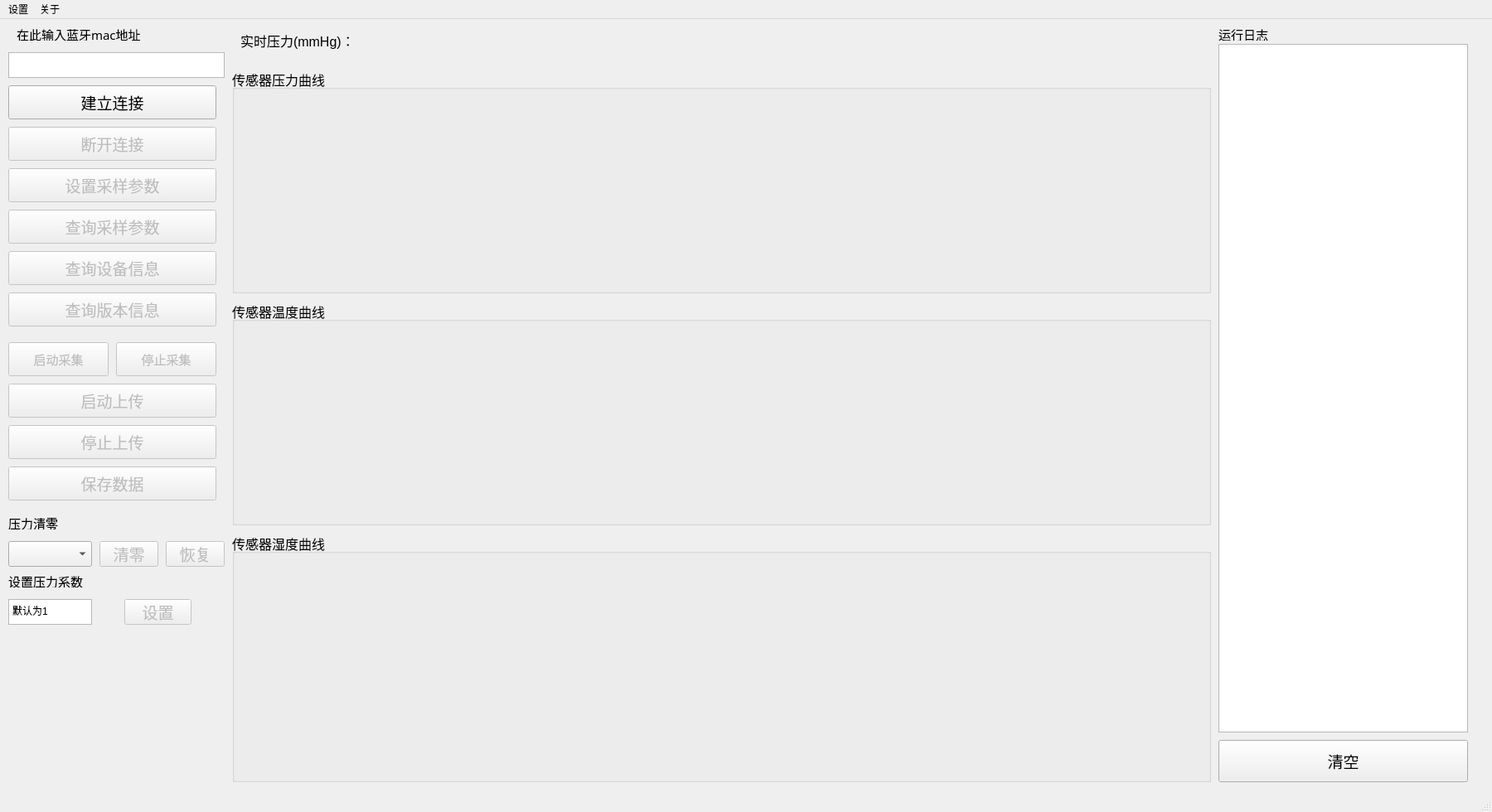
<?xml version="1.0" encoding="UTF-8"?>
<ui version="4.0">
 <class>mainWindow</class>
 <widget class="QMainWindow" name="mainWindow">
  <property name="geometry">
   <rect>
    <x>0</x>
    <y>0</y>
    <width>1800</width>
    <height>980</height>
   </rect>
  </property>
  <property name="minimumSize">
   <size>
    <width>1800</width>
    <height>980</height>
   </size>
  </property>
  <property name="maximumSize">
   <size>
    <width>1800</width>
    <height>980</height>
   </size>
  </property>
  <property name="windowTitle">
   <string>BLE Sensor Acquire Tool</string>
  </property>
  <widget class="QWidget" name="centralwidget">
   <widget class="QLabel" name="label_5">
    <property name="geometry">
     <rect>
      <x>1470</x>
      <y>10</y>
      <width>81</width>
      <height>16</height>
     </rect>
    </property>
    <property name="font">
     <font>
      <family>宋体</family>
      <pointsize>11</pointsize>
     </font>
    </property>
    <property name="text">
     <string>运行日志</string>
    </property>
   </widget>
   <widget class="QPushButton" name="StopTransmitpushButton">
    <property name="enabled">
     <bool>false</bool>
    </property>
    <property name="geometry">
     <rect>
      <x>10</x>
      <y>490</y>
      <width>251</width>
      <height>41</height>
     </rect>
    </property>
    <property name="font">
     <font>
      <pointsize>14</pointsize>
     </font>
    </property>
    <property name="text">
     <string>停止上传</string>
    </property>
   </widget>
   <widget class="QPushButton" name="ConnectBleDevicepushButton">
    <property name="geometry">
     <rect>
      <x>10</x>
      <y>80</y>
      <width>251</width>
      <height>41</height>
     </rect>
    </property>
    <property name="font">
     <font>
      <pointsize>14</pointsize>
     </font>
    </property>
    <property name="text">
     <string>建立连接</string>
    </property>
   </widget>
   <widget class="QPushButton" name="ClearBleDatapushButton">
    <property name="geometry">
     <rect>
      <x>1470</x>
      <y>870</y>
      <width>301</width>
      <height>51</height>
     </rect>
    </property>
    <property name="font">
     <font>
      <pointsize>14</pointsize>
     </font>
    </property>
    <property name="text">
     <string>清空</string>
    </property>
   </widget>
   <widget class="QLabel" name="LivePressureLabel">
    <property name="geometry">
     <rect>
      <x>290</x>
      <y>15</y>
      <width>1141</width>
      <height>21</height>
     </rect>
    </property>
    <property name="font">
     <font>
      <pointsize>12</pointsize>
     </font>
    </property>
    <property name="text">
     <string>实时压力(mmHg)：</string>
    </property>
   </widget>
   <widget class="QPlainTextEdit" name="SetBleMacplainTextEdit">
    <property name="geometry">
     <rect>
      <x>10</x>
      <y>40</y>
      <width>261</width>
      <height>31</height>
     </rect>
    </property>
   </widget>
   <widget class="QLabel" name="label">
    <property name="geometry">
     <rect>
      <x>20</x>
      <y>10</y>
      <width>191</width>
      <height>16</height>
     </rect>
    </property>
    <property name="font">
     <font>
      <family>宋体</family>
      <pointsize>11</pointsize>
     </font>
    </property>
    <property name="text">
     <string>在此输入蓝牙mac地址</string>
    </property>
   </widget>
   <widget class="QPushButton" name="SetPressureRatiopushButton">
    <property name="enabled">
     <bool>false</bool>
    </property>
    <property name="geometry">
     <rect>
      <x>150</x>
      <y>700</y>
      <width>81</width>
      <height>31</height>
     </rect>
    </property>
    <property name="font">
     <font>
      <pointsize>14</pointsize>
     </font>
    </property>
    <property name="text">
     <string>设置</string>
    </property>
   </widget>
   <widget class="QPushButton" name="StopCollectpushButton">
    <property name="enabled">
     <bool>false</bool>
    </property>
    <property name="geometry">
     <rect>
      <x>140</x>
      <y>390</y>
      <width>121</width>
      <height>41</height>
     </rect>
    </property>
    <property name="font">
     <font>
      <pointsize>11</pointsize>
     </font>
    </property>
    <property name="text">
     <string>停止采集</string>
    </property>
   </widget>
   <widget class="QPushButton" name="GetDeviceInfopushButton">
    <property name="enabled">
     <bool>false</bool>
    </property>
    <property name="geometry">
     <rect>
      <x>10</x>
      <y>280</y>
      <width>251</width>
      <height>41</height>
     </rect>
    </property>
    <property name="font">
     <font>
      <pointsize>14</pointsize>
     </font>
    </property>
    <property name="text">
     <string>查询设备信息</string>
    </property>
   </widget>
   <widget class="QPushButton" name="SetCollectConfigpushButton">
    <property name="enabled">
     <bool>false</bool>
    </property>
    <property name="geometry">
     <rect>
      <x>10</x>
      <y>180</y>
      <width>251</width>
      <height>41</height>
     </rect>
    </property>
    <property name="font">
     <font>
      <pointsize>14</pointsize>
     </font>
    </property>
    <property name="text">
     <string>设置采样参数</string>
    </property>
   </widget>
   <widget class="QLabel" name="label_3">
    <property name="geometry">
     <rect>
      <x>10</x>
      <y>600</y>
      <width>121</width>
      <height>16</height>
     </rect>
    </property>
    <property name="font">
     <font>
      <family>宋体</family>
      <pointsize>11</pointsize>
     </font>
    </property>
    <property name="text">
     <string>压力清零</string>
    </property>
   </widget>
   <widget class="QPushButton" name="PressureDefaultpushButton">
    <property name="enabled">
     <bool>false</bool>
    </property>
    <property name="geometry">
     <rect>
      <x>200</x>
      <y>630</y>
      <width>71</width>
      <height>31</height>
     </rect>
    </property>
    <property name="font">
     <font>
      <pointsize>14</pointsize>
     </font>
    </property>
    <property name="text">
     <string>恢复</string>
    </property>
    <property name="checkable">
     <bool>false</bool>
    </property>
   </widget>
   <widget class="QPushButton" name="ClearPressurepushButton">
    <property name="enabled">
     <bool>false</bool>
    </property>
    <property name="geometry">
     <rect>
      <x>120</x>
      <y>630</y>
      <width>71</width>
      <height>31</height>
     </rect>
    </property>
    <property name="font">
     <font>
      <pointsize>14</pointsize>
     </font>
    </property>
    <property name="text">
     <string>清零</string>
    </property>
    <property name="checkable">
     <bool>false</bool>
    </property>
   </widget>
   <widget class="QPlainTextEdit" name="PressureRatioplainTextEdit">
    <property name="geometry">
     <rect>
      <x>10</x>
      <y>700</y>
      <width>101</width>
      <height>31</height>
     </rect>
    </property>
    <property name="plainText">
     <string>默认为1</string>
    </property>
   </widget>
   <widget class="QGroupBox" name="verticalGroupBox_2">
    <property name="geometry">
     <rect>
      <x>280</x>
      <y>60</y>
      <width>1181</width>
      <height>271</height>
     </rect>
    </property>
    <property name="font">
     <font>
      <pointsize>12</pointsize>
     </font>
    </property>
    <property name="title">
     <string>传感器压力曲线</string>
    </property>
    <layout class="QVBoxLayout" name="verticalLayout_2">
     <property name="leftMargin">
      <number>10</number>
     </property>
     <property name="topMargin">
      <number>10</number>
     </property>
     <property name="rightMargin">
      <number>10</number>
     </property>
     <property name="bottomMargin">
      <number>10</number>
     </property>
     <item>
      <layout class="QVBoxLayout" name="pressure_graph"/>
     </item>
    </layout>
   </widget>
   <widget class="QLabel" name="label_7">
    <property name="geometry">
     <rect>
      <x>10</x>
      <y>670</y>
      <width>121</width>
      <height>16</height>
     </rect>
    </property>
    <property name="font">
     <font>
      <family>宋体</family>
      <pointsize>11</pointsize>
     </font>
    </property>
    <property name="text">
     <string>设置压力系数</string>
    </property>
   </widget>
   <widget class="QPushButton" name="StartTransmitpushButton">
    <property name="enabled">
     <bool>false</bool>
    </property>
    <property name="geometry">
     <rect>
      <x>10</x>
      <y>440</y>
      <width>251</width>
      <height>41</height>
     </rect>
    </property>
    <property name="font">
     <font>
      <pointsize>14</pointsize>
     </font>
    </property>
    <property name="text">
     <string>启动上传</string>
    </property>
   </widget>
   <widget class="QPushButton" name="StartCollectpushButton">
    <property name="enabled">
     <bool>false</bool>
    </property>
    <property name="geometry">
     <rect>
      <x>10</x>
      <y>390</y>
      <width>121</width>
      <height>41</height>
     </rect>
    </property>
    <property name="font">
     <font>
      <pointsize>11</pointsize>
     </font>
    </property>
    <property name="text">
     <string>启动采集</string>
    </property>
   </widget>
   <widget class="QPushButton" name="GetCollectConfigpushButton">
    <property name="enabled">
     <bool>false</bool>
    </property>
    <property name="geometry">
     <rect>
      <x>10</x>
      <y>230</y>
      <width>251</width>
      <height>41</height>
     </rect>
    </property>
    <property name="font">
     <font>
      <pointsize>14</pointsize>
     </font>
    </property>
    <property name="text">
     <string>查询采样参数</string>
    </property>
   </widget>
   <widget class="QPushButton" name="GetVerInfopushButton">
    <property name="enabled">
     <bool>false</bool>
    </property>
    <property name="geometry">
     <rect>
      <x>10</x>
      <y>330</y>
      <width>251</width>
      <height>41</height>
     </rect>
    </property>
    <property name="font">
     <font>
      <pointsize>14</pointsize>
     </font>
    </property>
    <property name="text">
     <string>查询版本信息</string>
    </property>
   </widget>
   <widget class="QPlainTextEdit" name="ShowBleDataplainTextEdit">
    <property name="geometry">
     <rect>
      <x>1470</x>
      <y>30</y>
      <width>301</width>
      <height>831</height>
     </rect>
    </property>
    <property name="acceptDrops">
     <bool>false</bool>
    </property>
    <property name="readOnly">
     <bool>true</bool>
    </property>
   </widget>
   <widget class="QPushButton" name="SaveBleDatapushButton">
    <property name="enabled">
     <bool>false</bool>
    </property>
    <property name="geometry">
     <rect>
      <x>10</x>
      <y>540</y>
      <width>251</width>
      <height>41</height>
     </rect>
    </property>
    <property name="font">
     <font>
      <pointsize>14</pointsize>
     </font>
    </property>
    <property name="text">
     <string>保存数据</string>
    </property>
   </widget>
   <widget class="QGroupBox" name="verticalGroupBox">
    <property name="geometry">
     <rect>
      <x>280</x>
      <y>340</y>
      <width>1181</width>
      <height>271</height>
     </rect>
    </property>
    <property name="font">
     <font>
      <pointsize>12</pointsize>
     </font>
    </property>
    <property name="title">
     <string>传感器温度曲线</string>
    </property>
    <layout class="QVBoxLayout" name="verticalLayout">
     <property name="leftMargin">
      <number>10</number>
     </property>
     <property name="topMargin">
      <number>10</number>
     </property>
     <property name="rightMargin">
      <number>10</number>
     </property>
     <property name="bottomMargin">
      <number>10</number>
     </property>
     <item>
      <layout class="QVBoxLayout" name="temp_graph"/>
     </item>
    </layout>
   </widget>
   <widget class="QComboBox" name="ClearPressureValcomboBox">
    <property name="geometry">
     <rect>
      <x>10</x>
      <y>630</y>
      <width>101</width>
      <height>31</height>
     </rect>
    </property>
   </widget>
   <widget class="QPushButton" name="DisconnectBleDevicepushButton">
    <property name="enabled">
     <bool>false</bool>
    </property>
    <property name="geometry">
     <rect>
      <x>10</x>
      <y>130</y>
      <width>251</width>
      <height>41</height>
     </rect>
    </property>
    <property name="font">
     <font>
      <pointsize>14</pointsize>
     </font>
    </property>
    <property name="text">
     <string>断开连接</string>
    </property>
   </widget>
   <widget class="QGroupBox" name="verticalGroupBox_3">
    <property name="geometry">
     <rect>
      <x>280</x>
      <y>620</y>
      <width>1181</width>
      <height>301</height>
     </rect>
    </property>
    <property name="font">
     <font>
      <pointsize>12</pointsize>
     </font>
    </property>
    <property name="title">
     <string>传感器湿度曲线</string>
    </property>
    <layout class="QVBoxLayout" name="verticalLayout_3">
     <property name="leftMargin">
      <number>10</number>
     </property>
     <property name="topMargin">
      <number>10</number>
     </property>
     <property name="rightMargin">
      <number>10</number>
     </property>
     <property name="bottomMargin">
      <number>10</number>
     </property>
     <item>
      <layout class="QVBoxLayout" name="humidity_graph"/>
     </item>
    </layout>
   </widget>
  </widget>
  <widget class="QMenuBar" name="menubar">
   <property name="geometry">
    <rect>
     <x>0</x>
     <y>0</y>
     <width>1800</width>
     <height>26</height>
    </rect>
   </property>
   <widget class="QMenu" name="menu">
    <property name="title">
     <string>设置</string>
    </property>
    <widget class="QMenu" name="graph_show_time">
     <property name="title">
      <string>图像展示时长</string>
     </property>
     <addaction name="action2"/>
     <addaction name="action5"/>
     <addaction name="action10"/>
     <addaction name="action30"/>
    </widget>
    <addaction name="set_sample_params"/>
    <addaction name="set_sample_channel"/>
    <addaction name="graph_show_time"/>
   </widget>
   <widget class="QMenu" name="menu_2">
    <property name="title">
     <string>关于</string>
    </property>
   </widget>
   <addaction name="menu"/>
   <addaction name="menu_2"/>
  </widget>
  <widget class="QStatusBar" name="statusbar"/>
  <action name="set_sample_params">
   <property name="text">
    <string>设置采样参数</string>
   </property>
  </action>
  <action name="set_sample_channel">
   <property name="text">
    <string>设置采集通道</string>
   </property>
  </action>
  <action name="set_pressure_ratio">
   <property name="text">
    <string>设置压力系数</string>
   </property>
  </action>
  <action name="action2">
   <property name="checkable">
    <bool>true</bool>
   </property>
   <property name="enabled">
    <bool>true</bool>
   </property>
   <property name="text">
    <string>2分钟</string>
   </property>
  </action>
  <action name="action5">
   <property name="checkable">
    <bool>true</bool>
   </property>
   <property name="checked">
    <bool>false</bool>
   </property>
   <property name="enabled">
    <bool>true</bool>
   </property>
   <property name="text">
    <string>5分钟</string>
   </property>
  </action>
  <action name="action10">
   <property name="checkable">
    <bool>true</bool>
   </property>
   <property name="enabled">
    <bool>true</bool>
   </property>
   <property name="text">
    <string>10分钟</string>
   </property>
  </action>
  <action name="action30">
   <property name="checkable">
    <bool>true</bool>
   </property>
   <property name="enabled">
    <bool>true</bool>
   </property>
   <property name="text">
    <string>30分钟</string>
   </property>
  </action>
 </widget>
 <resources/>
 <connections/>
</ui>
